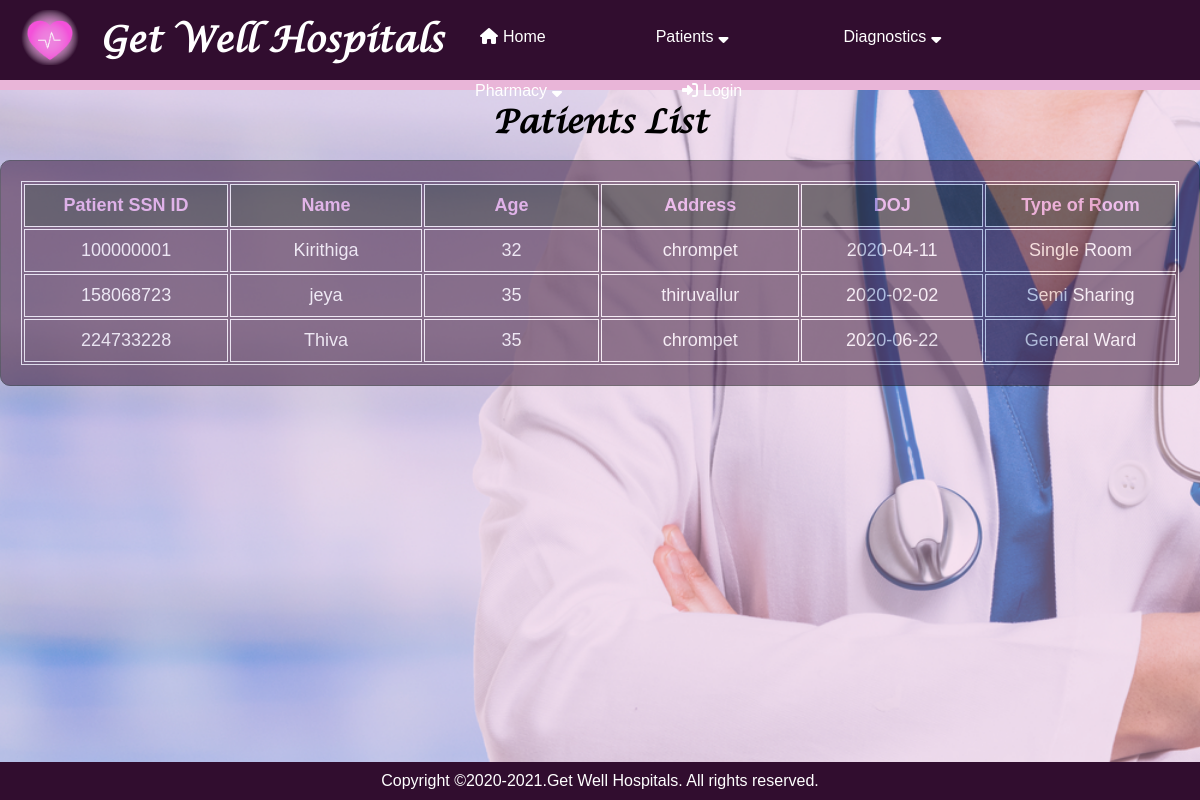
The page /view_patient_screen on the database its author committed.
### application/routes.py (models this page shows)
class Patient(db.Model):
    __tablename__ = 'patients'
    patient_id = Column(Integer, primary_key=True)
    patient_name = Column(String)
    patient_age = Column(Integer)
    date = Column(String)
    date_of_discharge = Column(String)
    type_of_bed = Column(String)
    address = Column(String)
    state = Column(String)
    city = Column(String)

### application/routes.py (the view)
@app.route('/view_patient_screen')
def view_patient_screen():
    patient =  Patient.query.all()
    if patient:
        return render_template("view_patient_screen.html", patient=patient)
    else:
        flash("There is no patient in the database","danger")
        return redirect(url_for("home"))

### application/templates/view_patient_screen.html
{% extends "layout.html" %}
{% block content %}
<h1>Patients List</h1>
<div class="background_table">
  <div style="opacity:inherit 200%;">
<table style="width:100%;">
    <tr style="color: rgb(235, 157, 235);">
      <th>Patient SSN ID</th>
      <th>Name</th>
      <th>Age</th>
      <th>Address</th>
      <th>DOJ</th>
      <th>Type of Room</th>
    </tr>
    {% for member in patient %}
    <tr>
      <td>{{member.patient_id}}</td>
      <td>{{member.patient_name}}</td>
      <td>{{member.patient_age}}</td>
      <td>{{member.address}}</td>
      <td>{{member.date}}</td>
      <td>{{member.type_of_bed}}</td>
    </tr>
    {% endfor %}
  </table>
</div>
</div>
  {% endblock %}

### application/static/css/pages.css (style rules this page uses)
* { padding: 0; margin: 0; text-decoration: none; list-style: none; box-sizing: border-box; }
body { font-family: 'Lucida Calligraphy'; }
body { background: url(/static/images/bg6.png) no-repeat; background-size: cover; background-color: #e9b5d8; background-position: 30% 15% ; }
h1 { text-align: center; padding-top: 100px; }
table { text-align: left; position: relative; opacity: 100%; font-family: 'Franklin Gothic Medium', 'Arial Narrow', Arial, sans-serif; font-size: 18px; }
th { padding: 10px; position: relative; width:300px; opacity: 100%; }
.background_table { background-color: #310d2f; color: white; font-family: 'Franklin Gothic Medium', 'Arial Narrow', Arial, sans-serif;; position: absolute; opacity: 50%; top:20%; border: 1px solid black; padding:20px; margin-bottom: 100px; border-radius: 10px; z-index:-1; }
.background_table table { stroke:10px; border: 1px solid white; }
.background_table table tr { text-align: center; border: 1px solid white; }
.background_table table tr td { text-align: center; padding:10px; border: 1px solid white; }
.background_table table tr th { text-align: center; padding:10px; border: 1px solid white; background-color: black; }

### rows shown on the page
Patient: patient_id "100000001", patient_name "Kirithiga", patient_age "32", address "chrompet", date "2020-04-11", type_of_bed "Single Room"
Patient: patient_id "158068723", patient_name "jeya", patient_age "35", address "thiruvallur", date "2020-02-02", type_of_bed "Semi Sharing"
Patient: patient_id "224733228", patient_name "Thiva", patient_age "35", address "chrompet", date "2020-06-22", type_of_bed "General Ward"
